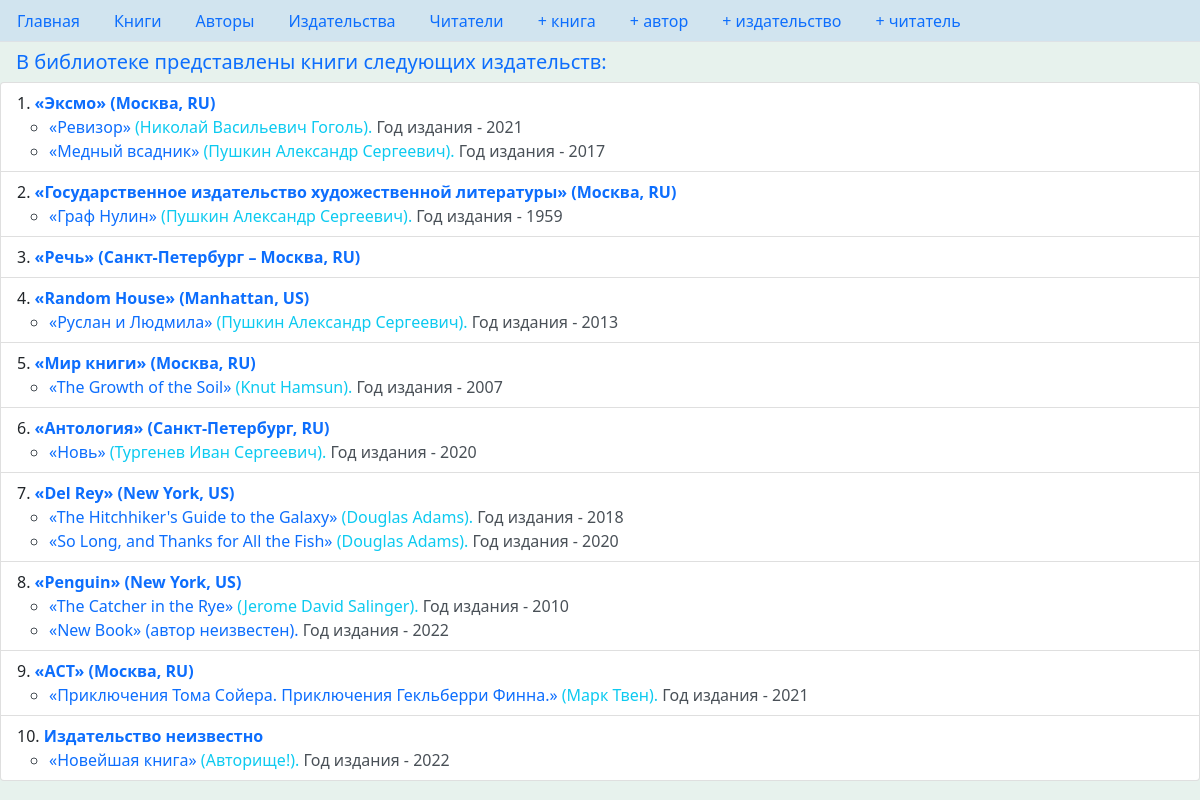
Screenshot of /publishers/ with the database file from the repository.
### p_library/models.py (models this page shows, shortened)
class Publisher(models.Model):
    class Meta:
        verbose_name = _("Издательство")
        verbose_name_plural = _("Издательства")
    name = models.TextField(
        verbose_name=_("Издательство"),
        default=_("Неизвестно"),
    )
    country = models.CharField(
        max_length=2,
        verbose_name=_("Страна"),
    )
    city = models.CharField(
        max_length=25, default="unknown",
        verbose_name=_("Город"),
    )
    def get_absolute_url(self):
        return reverse_lazy('p_library:view_publisher', kwargs={'pk': self.pk})

class Book(models.Model):
    class Meta:
        verbose_name = _("объект Книга")
        verbose_name_plural = _("Книги")
    ISBN = models.CharField(
        max_length=13,
        verbose_name=_("Международный стандартный "
                       "книжный номер"),
    )
    title = models.TextField(
        verbose_name=_("Название"),
    )
    description = models.TextField(
        verbose_name=_("Аннотация"),
        blank=True,
    )
    year_release = models.PositiveSmallIntegerField(
        verbose_name=_("Год выхода в свет"),
        blank=True,
    )
    copy_count = models.PositiveSmallIntegerField(
        verbose_name=_("Число копий"),
        default=1,
    )
    price = models.DecimalField(
        max_digits=12,
        decimal_places=2,
        verbose_name=_("Цена"),
    )
    author = models.ForeignKey(
        "p_library.Author",
        verbose_name=_("Автор"),
        on_delete=models.CASCADE,
        null=True,
        blank=True,
        related_name="book_author",
    )
    publisher = models.ForeignKey(
        "p_library.Publisher",
        verbose_name=_("Издательство"),
        on_delete=models.CASCADE,
        null=True,
        blank=True,
        related_name="books",
    )
    year_publishing = models.PositiveIntegerField(
        verbose_name=_("Год издания"),
        blank=True,
    )
    readers = models.ManyToManyField(
        "p_library.Reader",
        through='BookReader',
        symmetrical=False,
        verbose_name=_("Сейчас читают"),
        related_name="reading_books",
        blank=True,
    )
    def get_absolute_url(self):
        return reverse_lazy('p_library:view_book', kwargs={'pk': self.pk})

class Author(models.Model):
    class Meta:
        verbose_name = _("объект Автор")
        verbose_name_plural = _("Авторы")
    full_name = models.TextField(
        verbose_name=_("Имя автора"),
        default=_("Неизвестен"),
    )
    birth_year = models.PositiveSmallIntegerField(
        verbose_name=_("Год рождения"),
        blank=True,
        null=True,
    )
    country = models.CharField(
        verbose_name=_("Страна"),
        max_length=2,
        blank=True,
        null=True,
    )
    def get_absolute_url(self):
        return reverse_lazy('p_library:view_author', kwargs={'pk': self.pk})
    def __str__(self):
        return Template('$name').substitute(name=self.full_name)

### p_library/views.py (the view)
# urls.py: path('publishers/', views.PublishersList.as_view(), name="publishers", ),
class PublishersList(ListView):
    model = Publisher
    template_name = 'p_library/publishers_list.html'
    context_object_name = 'publishers'
    extra_context = {'title': 'Издательства'}
    def get_queryset(self):
        return Publisher.objects.prefetch_related('books__author')

### p_library/templatetags/p_library_get_objects.py (called while the page is built)
@register.simple_tag()
def get_books_None_publisher():
    return Book.objects.filter(publisher=None)

### p_library/templates/p_library/publishers_list.html (shortened to what this page needs)
{% extends 'base.html' %}
{% block main %}
<h5 class="mx-3">В библиотеке представлены книги следующих издательств:</h5>
<ul class="list-group list-group-numbered">
{% for publisher in publishers %}
    <li class="list-group-item list-group-item-action">
        <a class="fw-bold text-decoration-none"
           href="{{ publisher.get_absolute_url }}">&#171;{{ publisher.name }}&#187; ({{ publisher.city }}, {{ publisher.country }})</a>
        <ul>
        {% for book in publisher.books.all %}
            <li class="list-group-item-action">
                <a class="text-decoration-none" href="{{ book.get_absolute_url }}">&#171;{{ book.title }}&#187;
                {% if book.author %}
                    <a class="text-decoration-none link-info" href="{{ book.author.get_absolute_url }}">({{ book.author }}).
                    </a>
                {% else %}
                   (автор неизвестен).
                {% endif %}
                </a>
                Год издания - {{ book.year_publishing }}
            </li>
        {% endfor %}
        </ul>
    </li>
{% endfor %}
{% load p_library_get_objects %}
{% get_books_None_publisher as books %}
{% if books %}
    <li class="list-group-item list-group-item-action">
        <a class="fw-bold text-decoration-none" href="">Издательство неизвестно</a>
        <ul>
        {% for book in books %}
            <li class="list-group-item-action">
                <a class="text-decoration-none" href="{{ book.get_absolute_url }}">&#171;{{ book.title }}&#187;
                {% if book.author %}
                    <a class="text-decoration-none link-info" href="{{ book.author.get_absolute_url }}">({{ book.author }}).
                    </a>
                {% else %}
                    (автор неизвестен).
                {% endif %}
                </a>
                Год издания - {{ book.year_publishing }}
            </li>
        {% endfor %}
        </ul>
    </li>
{% endif %}
</ul>
{% endblock %}

### rows the page displays
Publisher: name "Эксмо", city "Москва", country "RU"
Book: title "Ревизор", author "Николай Васильевич Гоголь", year_publishing "2021"
Book: title "Медный всадник", author "Пушкин Александр Сергеевич", year_publishing "2017"
Publisher: name "Государственное издательство художественной литературы", city "Москва", country "RU"
Book: title "Граф Нулин", author "Пушкин Александр Сергеевич", year_publishing "1959"
Publisher: name "Речь", city "Санкт-Петербург – Москва", country "RU"
Publisher: name "Random House", city "Manhattan", country "US"
Book: title "Руслан и Людмила", author "Пушкин Александр Сергеевич", year_publishing "2013"
Publisher: name "Мир книги", city "Москва", country "RU"
Book: title "The Growth of the Soil", author "Knut Hamsun", year_publishing "2007"
Publisher: name "Антология", city "Санкт-Петербург", country "RU"
Book: title "Новь", author "Тургенев Иван Сергеевич", year_publishing "2020"
Publisher: name "Del Rey", city "New York", country "US"
Book: title "The Hitchhiker's Guide to the Galaxy", author "Douglas Adams", year_publishing "2018"
Book: title "So Long, and Thanks for All the Fish", author "Douglas Adams", year_publishing "2020"
Publisher: name "Penguin", city "New York", country "US"
Book: title "The Catcher in the Rye", author "Jerome David Salinger", year_publishing "2010"
Book: title "New Book", shows "(автор неизвестен).", year_publishing "2022"
Publisher: name "АСТ", city "Москва", country "RU"
Book: title "Приключения Тома Сойера. Приключения Гекльберри Финна.", author "Марк Твен", year_publishing "2021"
Book: title "Новейшая книга", author "Авторище!", year_publishing "2022"
